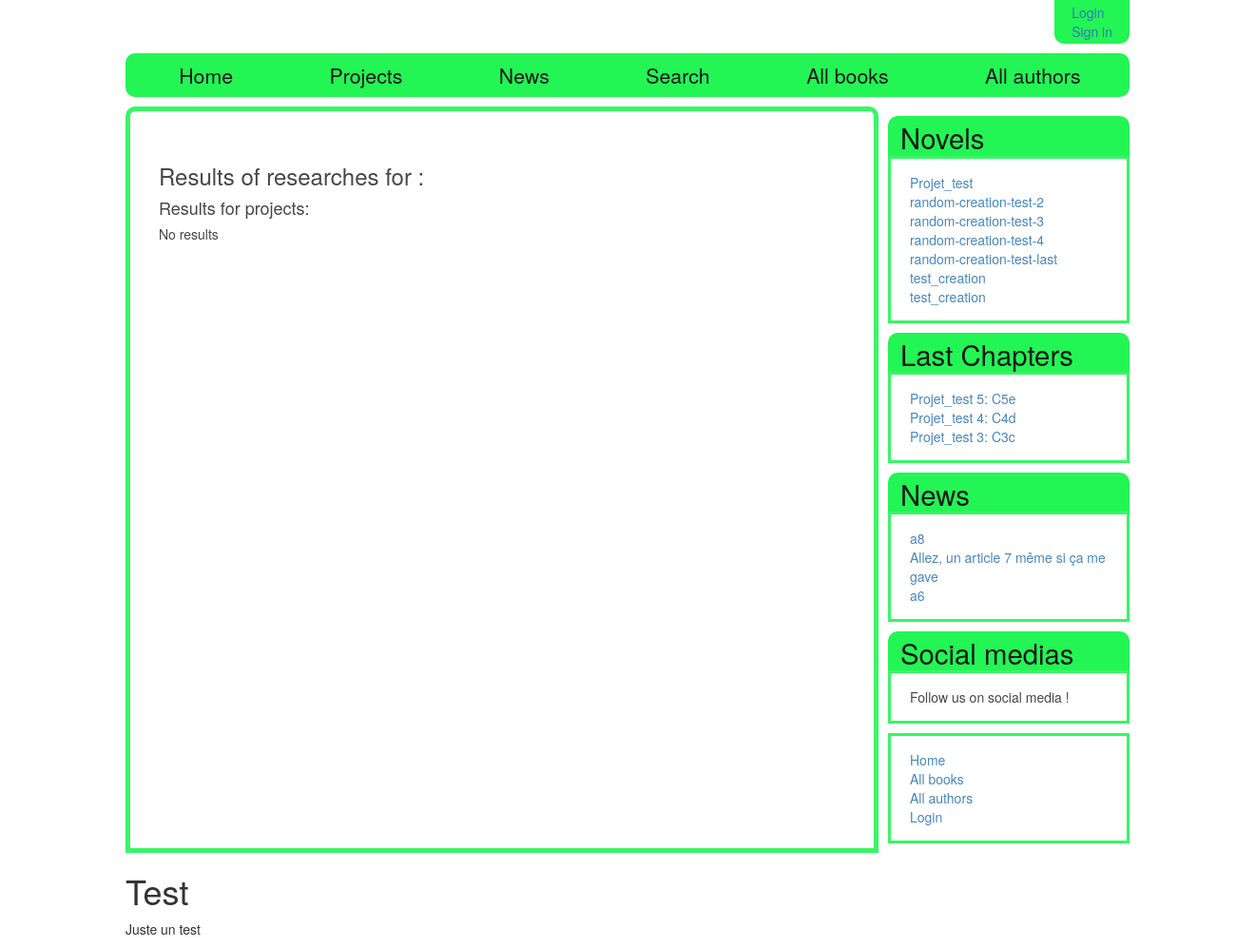
The app's page /charasite/searchpage/search with its own data.
### charasite/models.py (models this page shows, shortened)
class Project(models.Model):
    name = models.CharField(max_length=200, help_text="Enter the name of your project")
    date_start = models.DateTimeField(auto_now_add = True)
    description = models.TextField(max_length=1000, null = True, blank = True, help_text="Enter a brief description of the project")
    is_public = models.BooleanField(help_text='Do you want the project to be referenced ?')
    owner = models.ForeignKey(User, on_delete=models.CASCADE)
    genre = models.ManyToManyField(Genre, help_text="Select a genre for this book")
    is_published = models.BooleanField(blank = True)
    def get_absolute_url(self):
        return reverse('project_detail', args=[str(self.id)])

class Chapter(models.Model):
    project = models.ForeignKey('Project', on_delete = models.CASCADE)
    repository = models.ForeignKey('Repository', on_delete = models.CASCADE)
    number = models.IntegerField(help_text = 'Number of the chapter')
    title = models.CharField(max_length=200, help_text="Enter the title of this chapter")
    prevChapter = models.ForeignKey('Chapter', null = True, blank = True, on_delete = models.SET_NULL, help_text="The previous chapter")
    summary = models.TextField(max_length=1000, null = True, blank = True, help_text="Enter a brief summary for this chapter")
    content = models.TextField(max_length=200000, null = True, blank = True, help_text="Your chapter")
    date_of_creation = models.DateTimeField(auto_now_add = True)
    date_of_last_edit = models.DateTimeField(auto_now = True)
    is_published = models.BooleanField(blank=True, default=False)
    def get_absolute_url(self):
        return reverse('chapter_detail', args=[str(self.id)])
    class Meta:
        ordering =['number']

class Article(models.Model):
    title = models.CharField(max_length=200, help_text="Enter the title of this article")
    writer = models.ForeignKey(User, on_delete = models.CASCADE)
    prevArticle = models.ForeignKey('Article', null = True, blank = True, on_delete = models.SET_NULL, help_text="The previous article")
    summary = models.TextField(max_length=1000, null = True, blank = True, help_text="Enter a brief summary for this article")
    content = models.TextField(max_length=200000, null = True, blank = True, help_text="Your article")
    date_of_creation = models.DateTimeField(auto_now_add = True)
    date_of_last_edit = models.DateTimeField(auto_now = True)
    is_published = models.BooleanField(blank=True, default=False)
    def get_absolute_url(self):
        return reverse('article_detail', args=[str(self.id)])
    class Meta:
        ordering = ['-date_of_last_edit']

### charasite/views.py (the view)
def search(request):
    query_string = ''
    found_entries = None
    if (request.GET):
        query_string = request.GET.get('search_box')
        project_entries_found = Project.objects.filter(name__icontains=query_string).order_by('id')
        return render(request, 'charasite/search_results.html',
                              { 'query_string': query_string, 'project_entries_found': project_entries_found } )
    return render(request, 'charasite/search_results.html')

### charasite/context_processors.py (called while the page is built)
def listproj_context_processor(request):
    return {
        'listproj': Project.objects.filter(is_published=True).order_by('name'),
    }

def listnewchapter_context_processor(request):
    return {
        'listnewchap': Chapter.objects.filter(is_published=True).order_by('-date_of_last_edit')[:3],
    }

def listnewarticle_context_processor(request):
    return {
        'listnewarticle': Article.objects.filter(is_published=True).order_by('-date_of_last_edit')[:3],
    }

### charasite/templates/charasite/search_results.html (shortened to what this page needs)
{% extends "basic_generic_readingspacev2.html" %}
{% block content %}
<div class="container">
    <div class="col-lg-4-offset-6">
        <h3>Results of researches for {{ query_string }}:</h3>
        <h4>Results for projects:</h4>
        <table>
            {% if project_entries_found %}
            {% for proj in project_entries_found %}
            <li><a href="{% url 'project_detail' proj.id %}"><b>{{ proj.name }}</b></a> led by {{ proj.owner }}<br/>
            </li>
            {% endfor %}
            {% else %}
                <h5>No results</h5>
            {% endif %}
        </table>
    </div>
</div>
{% endblock %}

### charasite/templates/basic_generic_readingspacev2.html (shortened to what this page needs)
<!DOCTYPE html>
<html lang="en">
<head>
  <link rel="stylesheet" href="https://maxcdn.bootstrapcdn.com/bootstrap/3.3.7/css/bootstrap.min.css">
  {% load static %}
  <link rel="stylesheet" href="{% static 'css/styles.css' %}">
</head>
<body>
  <div class="entire_page">
  <header>
	<section class = "userid">
	  <ul>
	  {% if user.is_authenticated %}
        <li>User: {{ user.get_username }}</li>
	    <li><a href="{% url 'logout'%}?next={{request.path}}">Logout</a></li>
	  {% else %}
	    <li><a href="{% url 'login'%}?next={{request.path}}">Login</a></li>
		<li><a href="#">Sign in</a></li>
	  {% endif %}
	</section>
  </header>
  <nav>
	{% block navigation%}
    <ul>
	  <li><a href="{% url 'index' %}">Home</a></li>
	  <li><a href="{% url 'projects' %}">Projects</a></li>
	  <li><a href="{% url 'articles' %}">News</a></li>
      <li><a href="{% url 'searchpage' %}">Search</a></li>
	  <li><a href="{% url 'books' %}">All books</a></li>
	  <li><a href="">All authors</a></li>
	</ul>
	{% endblock%}
  </nav>
  <div class="main_page">
      <div class="content_block">
        {% block content %}{% endblock %}
      </div>
	  <div class="sidebar_objects">
        {% block sidebar %}
		<div class="sidebar_list_project">
		  {% block side_list_chapter %}
		    <h1><a href="{% url 'projects' %}">Novels</a></h1>
			<ul>
			{% for project in listproj %}
			  <li><a href="{{ project.get_absolute_url }}">{{ project.name }}</a></li>
			{% empty %}
			  <li>Sorry, no novels available in your country</li>
			{% endfor %}
			</ul>
		  {% endblock %}
		</div>
		<div class="sidebar_list_new_chapter">
		  {% block side_list_new_chapter %}
			<h1>Last Chapters</h1>
			<ul>
			  {% for chapter in listnewchap %}
			    <li><a href="{{ chapter.get_absolute_url }}">{{ chapter.project.name }} {{ chapter.number }}: {{ chapter.title }}</a></li>
			  {% empty %}
			    <li>Sorry, no new chapters available in your country</li>
			  {% endfor %}
			</ul>
		  {% endblock %}
		</div>
		<div class="sidebar_list_new_article">
		  {% block side_list_new_article %}
			<h1><a href="{% url 'articles' %}">News</a></h1>
			<ul>
			  {% for article in listnewarticle %}
			    <li><a href="{{ article.get_absolute_url }}">{{ article.title }}</a></li>
			  {% empty %}
			    <li>Sorry, no news for the moment !</li>
			  {% endfor %}
			</ul>
		  {% endblock %}
		</div>
		<div class="social_media">
		  <h1>Social medias</h1>
		  <p>Follow us on social media !</p>
		</div>
		<div class="sidebar_nav_bar">
			<ul class="sidebar-nav">
			  <li><a href="{% url 'index' %}">Home</a></li>
			  <li><a href="{% url 'books' %}">All books</a></li>
			  <li><a href="#">All authors</a></li>
			  {% if user.is_authenticated %}
				<li>User: {{ user.get_username }}</li>
				<li><a href="{% url 'my_borrowed' %}">My Borrowed</a></li>
				<li><a href="{% url 'logout'%}?next={{request.path}}">Logout</a></li>
			  {% else %}
				 <li><a href="{% url 'login'%}?next={{request.path}}">Login</a></li>
			  {% endif %}
			</ul>
		</div>
      {% endblock %}
      </div>
  </div>
  <footer>
    <div class="test_footer">
	  <h1>Test</h1>
	  <p>Juste un test</p>
	</div>
  </footer>
  </div>
</body>
</html>

### charasite/static/css/styles.css (style rules this page uses)
header { display: flex; justify-content: flex-end; margin-bottom: 10px; }
header ul { list-style-type: none; border: 3px #23F554 solid; border-radius: 0px 0px 10px 10px; background-color: #23F554; padding:0px; margin: 0px; display: flex; justify-content: flex-end; flex-direction: column; }
header li { margin-right: 15px; margin-left: 15px; }
nav ul { list-style-type: none; display: flex; }
nav li { margin-right: 15px; }
body { background: url('image/galaxy.png'); background-attachment: fixed; }
.sidebar_objects h1 { border: 3px #23F554 solid; border-bottom: 0px; border-radius: 10px 10px 0px 0px; margin-top: 10px; margin-bottom: 0px; padding: 3px; padding-left: 10px; padding-right: 10px; color: #181818; background-color: #23F554; font-size: 22pt; }
.sidebar_objects ul, .sidebar_objects p { list-style-type: none; border: 3px #23F554 solid; margin-bottom: 10px; padding: 15px; padding-left: 20px; background-color: #FFFFFF; opacity: 0.9; }
.entire_page { width: 80%; min-width: 500px; margin: auto; }
.main_page { margin: auto; display: flex; justify-content: space-between; }
.content_block { width: 75%; border: 5px #23F554 solid; padding: 15px; border-radius: 10px 10px 0px 0px; background-color: #FFFFFF; opacity: 0.9; margin-right: 10px; }
nav { border: 3px #23F554 solid; border-radius: 10px 10px 10px 10px; margin-bottom: 10px; font-size: 16pt; background-color: #23F554; }
nav li { padding: 5px; padding-left: 10px; margin: 0; }
nav ul { padding: 0; margin: 0; display: flex; justify-content: space-around; }
nav a, h1 a { color: #181818; }

### records on screen
Project: name "Projet_test"
Project: name "random-creation-test-2"
Project: name "random-creation-test-3"
Project: name "random-creation-test-4"
Project: name "random-creation-test-last"
Project: name "test_creation"
Project: name "test_creation"
Chapter: project.name "Projet_test", number "5", title "C5e"
Chapter: project.name "Projet_test", number "4", title "C4d"
Chapter: project.name "Projet_test", number "3", title "C3c"
Article: title "a8"
Article: title "Allez, un article 7 même si ça me gave"
Article: title "a6"
